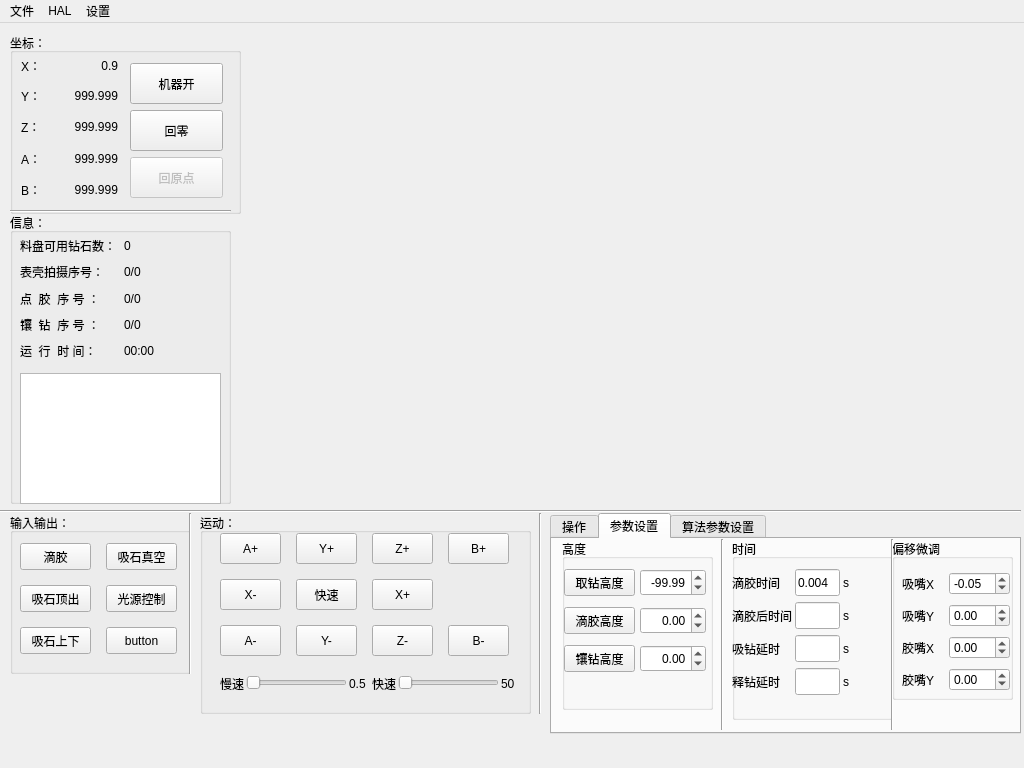
<?xml version="1.0" encoding="UTF-8"?>
<ui version="4.0">
 <class>WatchDiamondWidget</class>
 <widget class="QMainWindow" name="WatchDiamondWidget">
  <property name="geometry">
   <rect>
    <x>0</x>
    <y>0</y>
    <width>1024</width>
    <height>768</height>
   </rect>
  </property>
  <property name="windowTitle">
   <string>WatchDiamond</string>
  </property>
  <widget class="QWidget" name="centralwidget">
   <widget class="QWidget" name="wg_mark" native="true">
    <property name="geometry">
     <rect>
      <x>240</x>
      <y>0</y>
      <width>770</width>
      <height>475</height>
     </rect>
    </property>
   </widget>
   <widget class="QGroupBox" name="groupBox">
    <property name="geometry">
     <rect>
      <x>10</x>
      <y>10</y>
      <width>231</width>
      <height>181</height>
     </rect>
    </property>
    <property name="title">
     <string>坐标：</string>
    </property>
    <widget class="QWidget" name="gridLayoutWidget">
     <property name="geometry">
      <rect>
       <x>10</x>
       <y>20</y>
       <width>101</width>
       <height>151</height>
      </rect>
     </property>
     <layout class="QGridLayout" name="gridLayout">
      <property name="verticalSpacing">
       <number>3</number>
      </property>
      <item row="0" column="0">
       <widget class="QLabel" name="label">
        <property name="maximumSize">
         <size>
          <width>30</width>
          <height>25</height>
         </size>
        </property>
        <property name="text">
         <string>X：</string>
        </property>
       </widget>
      </item>
      <item row="1" column="0">
       <widget class="QLabel" name="label_2">
        <property name="text">
         <string>Y：</string>
        </property>
       </widget>
      </item>
      <item row="2" column="0">
       <widget class="QLabel" name="label_3">
        <property name="text">
         <string>Z：</string>
        </property>
       </widget>
      </item>
      <item row="3" column="0">
       <widget class="QLabel" name="label_4">
        <property name="text">
         <string>A：</string>
        </property>
       </widget>
      </item>
      <item row="4" column="0">
       <widget class="QLabel" name="label_5">
        <property name="text">
         <string>B：</string>
        </property>
       </widget>
      </item>
      <item row="0" column="1">
       <widget class="QLabel" name="lb_x">
        <property name="maximumSize">
         <size>
          <width>60</width>
          <height>25</height>
         </size>
        </property>
        <property name="text">
         <string>0.9</string>
        </property>
        <property name="alignment">
         <set>Qt::AlignRight|Qt::AlignTrailing|Qt::AlignVCenter</set>
        </property>
       </widget>
      </item>
      <item row="1" column="1">
       <widget class="QLabel" name="lb_y">
        <property name="text">
         <string>999.999</string>
        </property>
        <property name="alignment">
         <set>Qt::AlignRight|Qt::AlignTrailing|Qt::AlignVCenter</set>
        </property>
       </widget>
      </item>
      <item row="2" column="1">
       <widget class="QLabel" name="lb_z">
        <property name="text">
         <string>999.999</string>
        </property>
        <property name="alignment">
         <set>Qt::AlignRight|Qt::AlignTrailing|Qt::AlignVCenter</set>
        </property>
       </widget>
      </item>
      <item row="3" column="1">
       <widget class="QLabel" name="lb_a">
        <property name="text">
         <string>999.999</string>
        </property>
        <property name="alignment">
         <set>Qt::AlignRight|Qt::AlignTrailing|Qt::AlignVCenter</set>
        </property>
       </widget>
      </item>
      <item row="4" column="1">
       <widget class="QLabel" name="lb_b">
        <property name="text">
         <string>999.999</string>
        </property>
        <property name="alignment">
         <set>Qt::AlignRight|Qt::AlignTrailing|Qt::AlignVCenter</set>
        </property>
       </widget>
      </item>
     </layout>
    </widget>
    <widget class="QWidget" name="layoutWidget">
     <property name="geometry">
      <rect>
       <x>120</x>
       <y>30</y>
       <width>95</width>
       <height>137</height>
      </rect>
     </property>
     <layout class="QVBoxLayout" name="verticalLayout">
      <item>
       <widget class="QPushButton" name="bt_machineRun">
        <property name="enabled">
         <bool>true</bool>
        </property>
        <property name="minimumSize">
         <size>
          <width>93</width>
          <height>41</height>
         </size>
        </property>
        <property name="maximumSize">
         <size>
          <width>93</width>
          <height>41</height>
         </size>
        </property>
        <property name="text">
         <string>机器开</string>
        </property>
        <property name="checkable">
         <bool>true</bool>
        </property>
       </widget>
      </item>
      <item>
       <widget class="QPushButton" name="bt_home">
        <property name="minimumSize">
         <size>
          <width>93</width>
          <height>41</height>
         </size>
        </property>
        <property name="maximumSize">
         <size>
          <width>93</width>
          <height>41</height>
         </size>
        </property>
        <property name="text">
         <string>回零</string>
        </property>
       </widget>
      </item>
      <item>
       <widget class="QPushButton" name="bt_zero">
        <property name="enabled">
         <bool>false</bool>
        </property>
        <property name="minimumSize">
         <size>
          <width>93</width>
          <height>41</height>
         </size>
        </property>
        <property name="maximumSize">
         <size>
          <width>93</width>
          <height>41</height>
         </size>
        </property>
        <property name="text">
         <string>回原点</string>
        </property>
       </widget>
      </item>
     </layout>
    </widget>
    <widget class="Line" name="line">
     <property name="geometry">
      <rect>
       <x>-10</x>
       <y>170</y>
       <width>231</width>
       <height>16</height>
      </rect>
     </property>
     <property name="orientation">
      <enum>Qt::Horizontal</enum>
     </property>
    </widget>
   </widget>
   <widget class="QGroupBox" name="groupBox_2">
    <property name="geometry">
     <rect>
      <x>10</x>
      <y>190</y>
      <width>221</width>
      <height>291</height>
     </rect>
    </property>
    <property name="title">
     <string>信息：</string>
    </property>
    <widget class="QWidget" name="gridLayoutWidget_2">
     <property name="geometry">
      <rect>
       <x>10</x>
       <y>20</y>
       <width>201</width>
       <height>131</height>
      </rect>
     </property>
     <layout class="QGridLayout" name="gridLayout_2">
      <property name="verticalSpacing">
       <number>0</number>
      </property>
      <item row="0" column="0">
       <widget class="QLabel" name="label_11">
        <property name="text">
         <string>料盘可用钻石数：</string>
        </property>
       </widget>
      </item>
      <item row="1" column="0">
       <widget class="QLabel" name="label_12">
        <property name="text">
         <string>表壳拍摄序号：</string>
        </property>
       </widget>
      </item>
      <item row="2" column="0">
       <widget class="QLabel" name="label_13">
        <property name="text">
         <string>点  胶  序 号 ：</string>
        </property>
       </widget>
      </item>
      <item row="3" column="0">
       <widget class="QLabel" name="label_14">
        <property name="text">
         <string>镶  钻  序 号 ：</string>
        </property>
       </widget>
      </item>
      <item row="0" column="1">
       <widget class="QLabel" name="lb_diamondNum">
        <property name="text">
         <string>0</string>
        </property>
       </widget>
      </item>
      <item row="1" column="1">
       <widget class="QLabel" name="lb_watchIndex">
        <property name="text">
         <string>0/0</string>
        </property>
       </widget>
      </item>
      <item row="2" column="1">
       <widget class="QLabel" name="lb_glueIndex">
        <property name="text">
         <string>0/0</string>
        </property>
       </widget>
      </item>
      <item row="3" column="1">
       <widget class="QLabel" name="lb_holesIndex">
        <property name="text">
         <string>0/0</string>
        </property>
       </widget>
      </item>
      <item row="4" column="0">
       <widget class="QLabel" name="label_6">
        <property name="text">
         <string>运  行  时 间：</string>
        </property>
       </widget>
      </item>
      <item row="4" column="1">
       <widget class="QLabel" name="lb_runTime">
        <property name="text">
         <string>00:00</string>
        </property>
       </widget>
      </item>
     </layout>
    </widget>
    <widget class="QTextEdit" name="te_sysMessage">
     <property name="geometry">
      <rect>
       <x>10</x>
       <y>160</y>
       <width>201</width>
       <height>131</height>
      </rect>
     </property>
    </widget>
   </widget>
   <widget class="QGroupBox" name="groupBox_3">
    <property name="geometry">
     <rect>
      <x>10</x>
      <y>490</y>
      <width>181</width>
      <height>161</height>
     </rect>
    </property>
    <property name="title">
     <string>输入输出：</string>
    </property>
    <widget class="Line" name="line_3">
     <property name="geometry">
      <rect>
       <x>170</x>
       <y>0</y>
       <width>20</width>
       <height>251</height>
      </rect>
     </property>
     <property name="orientation">
      <enum>Qt::Vertical</enum>
     </property>
    </widget>
    <widget class="QWidget" name="layoutWidget">
     <property name="geometry">
      <rect>
       <x>10</x>
       <y>30</y>
       <width>159</width>
       <height>113</height>
      </rect>
     </property>
     <layout class="QGridLayout" name="gridLayout_4">
      <property name="spacing">
       <number>15</number>
      </property>
      <item row="0" column="0">
       <widget class="QPushButton" name="tb_1">
        <property name="maximumSize">
         <size>
          <width>71</width>
          <height>27</height>
         </size>
        </property>
        <property name="text">
         <string>滴胶</string>
        </property>
        <property name="checkable">
         <bool>true</bool>
        </property>
       </widget>
      </item>
      <item row="0" column="1">
       <widget class="QPushButton" name="tb_2">
        <property name="maximumSize">
         <size>
          <width>71</width>
          <height>27</height>
         </size>
        </property>
        <property name="text">
         <string>吸石真空</string>
        </property>
        <property name="checkable">
         <bool>true</bool>
        </property>
       </widget>
      </item>
      <item row="1" column="0">
       <widget class="QPushButton" name="tb_3">
        <property name="maximumSize">
         <size>
          <width>71</width>
          <height>27</height>
         </size>
        </property>
        <property name="text">
         <string>吸石顶出</string>
        </property>
        <property name="checkable">
         <bool>true</bool>
        </property>
       </widget>
      </item>
      <item row="1" column="1">
       <widget class="QPushButton" name="tb_4">
        <property name="maximumSize">
         <size>
          <width>71</width>
          <height>27</height>
         </size>
        </property>
        <property name="text">
         <string>光源控制</string>
        </property>
        <property name="checkable">
         <bool>true</bool>
        </property>
       </widget>
      </item>
      <item row="2" column="0">
       <widget class="QPushButton" name="tb_5">
        <property name="maximumSize">
         <size>
          <width>71</width>
          <height>27</height>
         </size>
        </property>
        <property name="text">
         <string>吸石上下</string>
        </property>
        <property name="checkable">
         <bool>true</bool>
        </property>
       </widget>
      </item>
      <item row="2" column="1">
       <widget class="QPushButton" name="tb_6">
        <property name="maximumSize">
         <size>
          <width>71</width>
          <height>27</height>
         </size>
        </property>
        <property name="text">
         <string>button</string>
        </property>
        <property name="checkable">
         <bool>true</bool>
        </property>
       </widget>
      </item>
     </layout>
    </widget>
   </widget>
   <widget class="Line" name="line_2">
    <property name="geometry">
     <rect>
      <x>0</x>
      <y>480</y>
      <width>1021</width>
      <height>16</height>
     </rect>
    </property>
    <property name="orientation">
     <enum>Qt::Horizontal</enum>
    </property>
   </widget>
   <widget class="QGroupBox" name="groupBox_4">
    <property name="geometry">
     <rect>
      <x>200</x>
      <y>490</y>
      <width>331</width>
      <height>201</height>
     </rect>
    </property>
    <property name="title">
     <string>运动：</string>
    </property>
    <widget class="QWidget" name="layoutWidget">
     <property name="geometry">
      <rect>
       <x>20</x>
       <y>20</y>
       <width>291</width>
       <height>125</height>
      </rect>
     </property>
     <layout class="QGridLayout" name="gridLayout_5">
      <property name="spacing">
       <number>15</number>
      </property>
      <item row="0" column="0">
       <widget class="QPushButton" name="bt_aPlus">
        <property name="minimumSize">
         <size>
          <width>61</width>
          <height>31</height>
         </size>
        </property>
        <property name="maximumSize">
         <size>
          <width>61</width>
          <height>31</height>
         </size>
        </property>
        <property name="text">
         <string>A+</string>
        </property>
       </widget>
      </item>
      <item row="0" column="1">
       <widget class="QPushButton" name="bt_yPlus">
        <property name="minimumSize">
         <size>
          <width>61</width>
          <height>31</height>
         </size>
        </property>
        <property name="maximumSize">
         <size>
          <width>61</width>
          <height>31</height>
         </size>
        </property>
        <property name="text">
         <string>Y+</string>
        </property>
       </widget>
      </item>
      <item row="0" column="2">
       <widget class="QPushButton" name="bt_zPlus">
        <property name="minimumSize">
         <size>
          <width>61</width>
          <height>31</height>
         </size>
        </property>
        <property name="maximumSize">
         <size>
          <width>61</width>
          <height>31</height>
         </size>
        </property>
        <property name="text">
         <string>Z+</string>
        </property>
       </widget>
      </item>
      <item row="0" column="3">
       <widget class="QPushButton" name="bt_bPlus">
        <property name="minimumSize">
         <size>
          <width>61</width>
          <height>31</height>
         </size>
        </property>
        <property name="maximumSize">
         <size>
          <width>61</width>
          <height>31</height>
         </size>
        </property>
        <property name="text">
         <string>B+</string>
        </property>
       </widget>
      </item>
      <item row="1" column="0">
       <widget class="QPushButton" name="bt_xReduce">
        <property name="minimumSize">
         <size>
          <width>61</width>
          <height>31</height>
         </size>
        </property>
        <property name="maximumSize">
         <size>
          <width>61</width>
          <height>31</height>
         </size>
        </property>
        <property name="text">
         <string>X-</string>
        </property>
       </widget>
      </item>
      <item row="1" column="1">
       <widget class="QPushButton" name="bt_changeVelocity">
        <property name="minimumSize">
         <size>
          <width>61</width>
          <height>31</height>
         </size>
        </property>
        <property name="maximumSize">
         <size>
          <width>61</width>
          <height>31</height>
         </size>
        </property>
        <property name="text">
         <string>快速</string>
        </property>
        <property name="checkable">
         <bool>true</bool>
        </property>
       </widget>
      </item>
      <item row="1" column="2">
       <widget class="QPushButton" name="bt_xPlus">
        <property name="minimumSize">
         <size>
          <width>61</width>
          <height>31</height>
         </size>
        </property>
        <property name="maximumSize">
         <size>
          <width>61</width>
          <height>31</height>
         </size>
        </property>
        <property name="text">
         <string>X+</string>
        </property>
       </widget>
      </item>
      <item row="2" column="0">
       <widget class="QPushButton" name="bt_aReduce">
        <property name="minimumSize">
         <size>
          <width>61</width>
          <height>31</height>
         </size>
        </property>
        <property name="maximumSize">
         <size>
          <width>61</width>
          <height>31</height>
         </size>
        </property>
        <property name="text">
         <string>A-</string>
        </property>
       </widget>
      </item>
      <item row="2" column="1">
       <widget class="QPushButton" name="bt_yReduce">
        <property name="minimumSize">
         <size>
          <width>61</width>
          <height>31</height>
         </size>
        </property>
        <property name="maximumSize">
         <size>
          <width>61</width>
          <height>31</height>
         </size>
        </property>
        <property name="text">
         <string>Y-</string>
        </property>
       </widget>
      </item>
      <item row="2" column="2">
       <widget class="QPushButton" name="bt_zReduce">
        <property name="minimumSize">
         <size>
          <width>61</width>
          <height>31</height>
         </size>
        </property>
        <property name="maximumSize">
         <size>
          <width>61</width>
          <height>31</height>
         </size>
        </property>
        <property name="text">
         <string>Z-</string>
        </property>
       </widget>
      </item>
      <item row="2" column="3">
       <widget class="QPushButton" name="bt_bReduce">
        <property name="minimumSize">
         <size>
          <width>61</width>
          <height>31</height>
         </size>
        </property>
        <property name="maximumSize">
         <size>
          <width>61</width>
          <height>31</height>
         </size>
        </property>
        <property name="text">
         <string>B-</string>
        </property>
       </widget>
      </item>
     </layout>
    </widget>
    <widget class="QWidget" name="layoutWidget">
     <property name="geometry">
      <rect>
       <x>20</x>
       <y>160</y>
       <width>306</width>
       <height>21</height>
      </rect>
     </property>
     <layout class="QHBoxLayout" name="horizontalLayout">
      <property name="spacing">
       <number>2</number>
      </property>
      <item>
       <widget class="QLabel" name="label_19">
        <property name="text">
         <string>慢速</string>
        </property>
       </widget>
      </item>
      <item>
       <widget class="QSlider" name="hs_slowVel">
        <property name="minimumSize">
         <size>
          <width>81</width>
          <height>16</height>
         </size>
        </property>
        <property name="minimum">
         <number>5</number>
        </property>
        <property name="maximum">
         <number>50</number>
        </property>
        <property name="orientation">
         <enum>Qt::Horizontal</enum>
        </property>
       </widget>
      </item>
      <item>
       <widget class="QLabel" name="lb_slowVel">
        <property name="minimumSize">
         <size>
          <width>21</width>
          <height>19</height>
         </size>
        </property>
        <property name="text">
         <string>0.5</string>
        </property>
       </widget>
      </item>
      <item>
       <widget class="QLabel" name="label_20">
        <property name="text">
         <string>快速</string>
        </property>
       </widget>
      </item>
      <item>
       <widget class="QSlider" name="hs_fastVel">
        <property name="minimumSize">
         <size>
          <width>81</width>
          <height>16</height>
         </size>
        </property>
        <property name="minimum">
         <number>50</number>
        </property>
        <property name="maximum">
         <number>150</number>
        </property>
        <property name="orientation">
         <enum>Qt::Horizontal</enum>
        </property>
       </widget>
      </item>
      <item>
       <widget class="QLabel" name="lb_faseVel">
        <property name="minimumSize">
         <size>
          <width>25</width>
          <height>19</height>
         </size>
        </property>
        <property name="text">
         <string>50</string>
        </property>
       </widget>
      </item>
     </layout>
    </widget>
   </widget>
   <widget class="Line" name="line_4">
    <property name="geometry">
     <rect>
      <x>530</x>
      <y>490</y>
      <width>20</width>
      <height>201</height>
     </rect>
    </property>
    <property name="orientation">
     <enum>Qt::Vertical</enum>
    </property>
   </widget>
   <widget class="QTabWidget" name="tabWidget">
    <property name="geometry">
     <rect>
      <x>550</x>
      <y>490</y>
      <width>471</width>
      <height>221</height>
     </rect>
    </property>
    <property name="currentIndex">
     <number>1</number>
    </property>
    <widget class="QWidget" name="tab">
     <attribute name="title">
      <string>操作</string>
     </attribute>
     <widget class="QPushButton" name="bt_scanDiamond">
      <property name="geometry">
       <rect>
        <x>20</x>
        <y>20</y>
        <width>93</width>
        <height>41</height>
       </rect>
      </property>
      <property name="text">
       <string>扫描料盘</string>
      </property>
     </widget>
     <widget class="QPushButton" name="bt_setGlue">
      <property name="geometry">
       <rect>
        <x>20</x>
        <y>80</y>
        <width>93</width>
        <height>41</height>
       </rect>
      </property>
      <property name="text">
       <string>点胶</string>
      </property>
      <property name="checkable">
       <bool>true</bool>
      </property>
     </widget>
     <widget class="QPushButton" name="bt_scanWatch">
      <property name="geometry">
       <rect>
        <x>160</x>
        <y>20</y>
        <width>93</width>
        <height>41</height>
       </rect>
      </property>
      <property name="text">
       <string>扫描表壳</string>
      </property>
      <property name="checkable">
       <bool>true</bool>
      </property>
     </widget>
     <widget class="QPushButton" name="bt_setDiamond">
      <property name="geometry">
       <rect>
        <x>160</x>
        <y>80</y>
        <width>93</width>
        <height>41</height>
       </rect>
      </property>
      <property name="text">
       <string>放置钻石</string>
      </property>
      <property name="checkable">
       <bool>true</bool>
      </property>
     </widget>
     <widget class="QCheckBox" name="cb_scanWatch">
      <property name="geometry">
       <rect>
        <x>260</x>
        <y>30</y>
        <width>31</width>
        <height>22</height>
       </rect>
      </property>
      <property name="text">
       <string/>
      </property>
     </widget>
     <widget class="QPushButton" name="bt_autoRun">
      <property name="geometry">
       <rect>
        <x>320</x>
        <y>0</y>
        <width>93</width>
        <height>51</height>
       </rect>
      </property>
      <property name="text">
       <string>运行</string>
      </property>
      <property name="checkable">
       <bool>true</bool>
      </property>
     </widget>
     <widget class="QPushButton" name="bt_pause">
      <property name="geometry">
       <rect>
        <x>320</x>
        <y>60</y>
        <width>93</width>
        <height>51</height>
       </rect>
      </property>
      <property name="text">
       <string>暂停</string>
      </property>
      <property name="checkable">
       <bool>true</bool>
      </property>
     </widget>
     <widget class="QPushButton" name="bt_stop">
      <property name="geometry">
       <rect>
        <x>320</x>
        <y>120</y>
        <width>93</width>
        <height>51</height>
       </rect>
      </property>
      <property name="text">
       <string>停止</string>
      </property>
     </widget>
    </widget>
    <widget class="QWidget" name="tab_2">
     <attribute name="title">
      <string>参数设置</string>
     </attribute>
     <widget class="QGroupBox" name="groupBox_5">
      <property name="geometry">
       <rect>
        <x>10</x>
        <y>0</y>
        <width>151</width>
        <height>171</height>
       </rect>
      </property>
      <property name="title">
       <string>高度</string>
      </property>
      <widget class="QWidget" name="layoutWidget">
       <property name="geometry">
        <rect>
         <x>0</x>
         <y>30</y>
         <width>147</width>
         <height>105</height>
        </rect>
       </property>
       <layout class="QGridLayout" name="gridLayout_3">
        <property name="horizontalSpacing">
         <number>3</number>
        </property>
        <property name="verticalSpacing">
         <number>11</number>
        </property>
        <item row="0" column="0">
         <widget class="QPushButton" name="bt_getDiamondZ">
          <property name="maximumSize">
           <size>
            <width>71</width>
            <height>27</height>
           </size>
          </property>
          <property name="text">
           <string>取钻高度</string>
          </property>
         </widget>
        </item>
        <item row="0" column="1">
         <widget class="QDoubleSpinBox" name="sp_getDiamondZ">
          <property name="maximumSize">
           <size>
            <width>66</width>
            <height>27</height>
           </size>
          </property>
          <property name="alignment">
           <set>Qt::AlignRight|Qt::AlignTrailing|Qt::AlignVCenter</set>
          </property>
          <property name="minimum">
           <double>-1000.000000000000000</double>
          </property>
          <property name="maximum">
           <double>1000.000000000000000</double>
          </property>
          <property name="singleStep">
           <double>0.010000000000000</double>
          </property>
          <property name="value">
           <double>-99.989999999999995</double>
          </property>
         </widget>
        </item>
        <item row="1" column="0">
         <widget class="QPushButton" name="bt_setGlueZ">
          <property name="maximumSize">
           <size>
            <width>71</width>
            <height>27</height>
           </size>
          </property>
          <property name="text">
           <string>滴胶高度</string>
          </property>
         </widget>
        </item>
        <item row="1" column="1">
         <widget class="QDoubleSpinBox" name="sp_setGlueZ">
          <property name="maximumSize">
           <size>
            <width>66</width>
            <height>27</height>
           </size>
          </property>
          <property name="layoutDirection">
           <enum>Qt::LeftToRight</enum>
          </property>
          <property name="alignment">
           <set>Qt::AlignRight|Qt::AlignTrailing|Qt::AlignVCenter</set>
          </property>
          <property name="minimum">
           <double>-1000.000000000000000</double>
          </property>
          <property name="maximum">
           <double>1000.000000000000000</double>
          </property>
          <property name="singleStep">
           <double>0.010000000000000</double>
          </property>
         </widget>
        </item>
        <item row="2" column="0">
         <widget class="QPushButton" name="bt_setDiamondZ">
          <property name="maximumSize">
           <size>
            <width>71</width>
            <height>27</height>
           </size>
          </property>
          <property name="text">
           <string>镶钻高度</string>
          </property>
         </widget>
        </item>
        <item row="2" column="1">
         <widget class="QDoubleSpinBox" name="sp_setDiamondZ">
          <property name="maximumSize">
           <size>
            <width>66</width>
            <height>27</height>
           </size>
          </property>
          <property name="alignment">
           <set>Qt::AlignRight|Qt::AlignTrailing|Qt::AlignVCenter</set>
          </property>
          <property name="minimum">
           <double>-1000.000000000000000</double>
          </property>
          <property name="maximum">
           <double>1000.000000000000000</double>
          </property>
          <property name="singleStep">
           <double>0.010000000000000</double>
          </property>
         </widget>
        </item>
       </layout>
      </widget>
     </widget>
     <widget class="QGroupBox" name="groupBox_6">
      <property name="geometry">
       <rect>
        <x>180</x>
        <y>0</y>
        <width>161</width>
        <height>181</height>
       </rect>
      </property>
      <property name="maximumSize">
       <size>
        <width>161</width>
        <height>181</height>
       </size>
      </property>
      <property name="title">
       <string>时间</string>
      </property>
      <widget class="QWidget" name="layoutWidget">
       <property name="geometry">
        <rect>
         <x>0</x>
         <y>30</y>
         <width>151</width>
         <height>128</height>
        </rect>
       </property>
       <layout class="QGridLayout" name="gridLayout_6">
        <property name="horizontalSpacing">
         <number>3</number>
        </property>
        <item row="0" column="0">
         <widget class="QLabel" name="label_7">
          <property name="text">
           <string>滴胶时间</string>
          </property>
         </widget>
        </item>
        <item row="0" column="1">
         <widget class="QLineEdit" name="le_glueT">
          <property name="maximumSize">
           <size>
            <width>45</width>
            <height>27</height>
           </size>
          </property>
          <property name="text">
           <string>0.004</string>
          </property>
         </widget>
        </item>
        <item row="0" column="2">
         <widget class="QLabel" name="label_15">
          <property name="text">
           <string>s</string>
          </property>
         </widget>
        </item>
        <item row="1" column="0">
         <widget class="QLabel" name="label_8">
          <property name="text">
           <string>滴胶后时间</string>
          </property>
         </widget>
        </item>
        <item row="1" column="2">
         <widget class="QLabel" name="label_16">
          <property name="text">
           <string>s</string>
          </property>
         </widget>
        </item>
        <item row="2" column="0">
         <widget class="QLabel" name="label_9">
          <property name="text">
           <string>吸钻延时</string>
          </property>
         </widget>
        </item>
        <item row="2" column="1">
         <widget class="QLineEdit" name="le_getDiamondT">
          <property name="maximumSize">
           <size>
            <width>45</width>
            <height>27</height>
           </size>
          </property>
         </widget>
        </item>
        <item row="2" column="2">
         <widget class="QLabel" name="label_17">
          <property name="text">
           <string>s</string>
          </property>
         </widget>
        </item>
        <item row="3" column="0">
         <widget class="QLabel" name="label_10">
          <property name="text">
           <string>释钻延时</string>
          </property>
         </widget>
        </item>
        <item row="3" column="1">
         <widget class="QLineEdit" name="le_setDiamondT">
          <property name="maximumSize">
           <size>
            <width>45</width>
            <height>27</height>
           </size>
          </property>
         </widget>
        </item>
        <item row="3" column="2">
         <widget class="QLabel" name="label_18">
          <property name="text">
           <string>s</string>
          </property>
         </widget>
        </item>
        <item row="1" column="1">
         <widget class="QLineEdit" name="le_afterGlueT">
          <property name="maximumSize">
           <size>
            <width>45</width>
            <height>27</height>
           </size>
          </property>
         </widget>
        </item>
       </layout>
      </widget>
     </widget>
     <widget class="QGroupBox" name="groupBox_7">
      <property name="geometry">
       <rect>
        <x>340</x>
        <y>0</y>
        <width>121</width>
        <height>161</height>
       </rect>
      </property>
      <property name="title">
       <string>偏移微调</string>
      </property>
      <widget class="QWidget" name="layoutWidget">
       <property name="geometry">
        <rect>
         <x>10</x>
         <y>30</y>
         <width>108</width>
         <height>128</height>
        </rect>
       </property>
       <layout class="QGridLayout" name="gridLayout_7">
        <item row="0" column="0">
         <widget class="QLabel" name="label_21">
          <property name="text">
           <string>吸嘴X</string>
          </property>
         </widget>
        </item>
        <item row="0" column="1">
         <widget class="QDoubleSpinBox" name="sp_pickupOffsetX">
          <property name="maximumSize">
           <size>
            <width>64</width>
            <height>16777215</height>
           </size>
          </property>
          <property name="minimum">
           <double>-99.989999999999995</double>
          </property>
          <property name="singleStep">
           <double>0.010000000000000</double>
          </property>
          <property name="value">
           <double>-0.050000000000000</double>
          </property>
         </widget>
        </item>
        <item row="1" column="0">
         <widget class="QLabel" name="label_22">
          <property name="text">
           <string>吸嘴Y</string>
          </property>
         </widget>
        </item>
        <item row="1" column="1">
         <widget class="QDoubleSpinBox" name="sp_pickupOffsetY">
          <property name="maximumSize">
           <size>
            <width>64</width>
            <height>16777215</height>
           </size>
          </property>
          <property name="minimum">
           <double>-99.989999999999995</double>
          </property>
          <property name="singleStep">
           <double>0.010000000000000</double>
          </property>
         </widget>
        </item>
        <item row="2" column="0">
         <widget class="QLabel" name="label_23">
          <property name="text">
           <string>胶嘴X</string>
          </property>
         </widget>
        </item>
        <item row="2" column="1">
         <widget class="QDoubleSpinBox" name="sp_glueOffsetX">
          <property name="maximumSize">
           <size>
            <width>64</width>
            <height>16777215</height>
           </size>
          </property>
          <property name="minimum">
           <double>-99.989999999999995</double>
          </property>
          <property name="singleStep">
           <double>0.010000000000000</double>
          </property>
         </widget>
        </item>
        <item row="3" column="0">
         <widget class="QLabel" name="label_24">
          <property name="text">
           <string>胶嘴Y</string>
          </property>
         </widget>
        </item>
        <item row="3" column="1">
         <widget class="QDoubleSpinBox" name="sp_glueOffsetY">
          <property name="maximumSize">
           <size>
            <width>64</width>
            <height>16777215</height>
           </size>
          </property>
          <property name="minimum">
           <double>-99.989999999999995</double>
          </property>
          <property name="singleStep">
           <double>0.010000000000000</double>
          </property>
         </widget>
        </item>
       </layout>
      </widget>
     </widget>
     <widget class="Line" name="line_6">
      <property name="geometry">
       <rect>
        <x>330</x>
        <y>0</y>
        <width>20</width>
        <height>191</height>
       </rect>
      </property>
      <property name="orientation">
       <enum>Qt::Vertical</enum>
      </property>
     </widget>
     <widget class="Line" name="line_5">
      <property name="geometry">
       <rect>
        <x>160</x>
        <y>0</y>
        <width>20</width>
        <height>191</height>
       </rect>
      </property>
      <property name="orientation">
       <enum>Qt::Vertical</enum>
      </property>
     </widget>
    </widget>
    <widget class="QWidget" name="tab_3">
     <attribute name="title">
      <string>算法参数设置</string>
     </attribute>
     <widget class="QWidget" name="layoutWidget">
      <property name="geometry">
       <rect>
        <x>30</x>
        <y>40</y>
        <width>183</width>
        <height>29</height>
       </rect>
      </property>
      <layout class="QHBoxLayout" name="horizontalLayout_2">
       <item>
        <widget class="QLabel" name="label_25">
         <property name="text">
          <string>石子之间的间隔：</string>
         </property>
        </widget>
       </item>
       <item>
        <widget class="QDoubleSpinBox" name="sp_distance">
         <property name="decimals">
          <number>3</number>
         </property>
         <property name="singleStep">
          <double>0.010000000000000</double>
         </property>
        </widget>
       </item>
      </layout>
     </widget>
    </widget>
   </widget>
  </widget>
  <widget class="QMenuBar" name="menubar">
   <property name="geometry">
    <rect>
     <x>0</x>
     <y>0</y>
     <width>1024</width>
     <height>25</height>
    </rect>
   </property>
   <widget class="QMenu" name="menu">
    <property name="title">
     <string>文件</string>
    </property>
    <addaction name="action_open"/>
    <addaction name="action_new"/>
   </widget>
   <widget class="QMenu" name="menuHAL">
    <property name="title">
     <string>HAL</string>
    </property>
    <addaction name="action_halConfig"/>
    <addaction name="action_halMeter"/>
    <addaction name="action_halScope"/>
   </widget>
   <widget class="QMenu" name="menu_2">
    <property name="title">
     <string>设置</string>
    </property>
    <addaction name="action_algorithm"/>
   </widget>
   <addaction name="menu"/>
   <addaction name="menuHAL"/>
   <addaction name="menu_2"/>
  </widget>
  <action name="action_halConfig">
   <property name="text">
    <string>显示HAL配置</string>
   </property>
  </action>
  <action name="action_halMeter">
   <property name="text">
    <string>Hal Meter</string>
   </property>
  </action>
  <action name="action_halScope">
   <property name="text">
    <string>Hal Scope</string>
   </property>
  </action>
  <action name="action_open">
   <property name="text">
    <string>打开工程</string>
   </property>
  </action>
  <action name="action_saveAs">
   <property name="text">
    <string>另存为</string>
   </property>
  </action>
  <action name="action_algorithm">
   <property name="text">
    <string>算法</string>
   </property>
  </action>
  <action name="action_new">
   <property name="text">
    <string>新建工程</string>
   </property>
  </action>
 </widget>
 <resources/>
 <connections/>
</ui>
